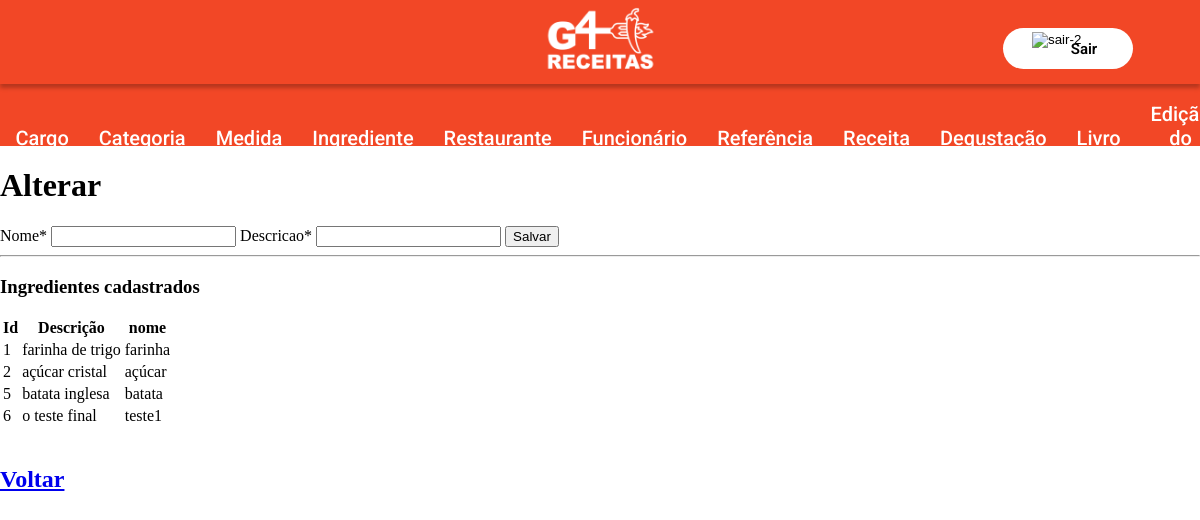
The app's page /ingrediente/alterar.php with its own data.
### tables this page shows
CREATE TABLE `g4_ingrediente` (
  `id_Ingrediente` int(11) NOT NULL,
  `nome` varchar(45) NOT NULL,
  `descricao` varchar(100) DEFAULT NULL
);

### ingrediente/alterar.php (the view, shortened to what this page needs)
<!DOCTYPE html>
<html lang="pt-br">
<head>
    <link rel="stylesheet" href="../includes/style.css">
</head>
<body>
    <?php
            include ('../includes/header.php');
            include('../model/conexao.php');
    ?>
    <h1>Alterar</h1>
    <form action="acaoalterar.php" method="GET">
        <label for="nome">Nome*</label>
        <input required type="text" name="nome" value="<?php echo (isset($nome) && ($nome != null || $nome != "")) ? $nome : ''; ?>" />
        <label for="descricao">Descricao*</label>
        <input required type="text" name="descricao" value="<?php echo (isset($descricao) && ($descricao != null || $descricao != "")) ? $descricao : ''; ?>" />
        <button type="submit" >Salvar</button>
    </form>
    <hr/>
    <h3>Ingredientes cadastrados</h3>
    <table>
        <thead>
            <tr>
                <th>Id</th>
                <th>Descrição</th>
                <th>nome</th>
            </tr>
        </thead>
        <tbody>
            <?php
                try {
                    $stmt = $conexao->prepare("SELECT * FROM g4_ingrediente ");
                    if ($stmt->execute()) {
                        while ($rs = $stmt->fetch(PDO::FETCH_OBJ)) {
                            echo "<tr>";
                            echo "<td>$rs->id_Ingrediente</td>";
                            echo "<td>$rs->descricao</td>";
                            echo "<td>$rs->nome</td>";
                            echo "</tr>";
                        }
                    } else {
                    echo "Erro: Não foi possível recuperar os dados do banco de dados";
                    }
                } catch (PDOException $erro) {
                    echo "Erro: " . $erro->getMessage();
                }
            ?>
        </tbody>
    </table>
    <br>
        <h2><a href="./index.php">Voltar</a></h2>
</body>
</html>

### includes/style.css (style rules this page uses)
body { width: auto; margin: 0; }

### records on screen
g4_ingrediente: id_Ingrediente "1", descricao "farinha de trigo", nome "farinha"
g4_ingrediente: id_Ingrediente "2", descricao "açúcar cristal", nome "açúcar"
g4_ingrediente: id_Ingrediente "5", descricao "batata inglesa", nome "batata"
g4_ingrediente: id_Ingrediente "6", descricao "o teste final", nome "teste1"
